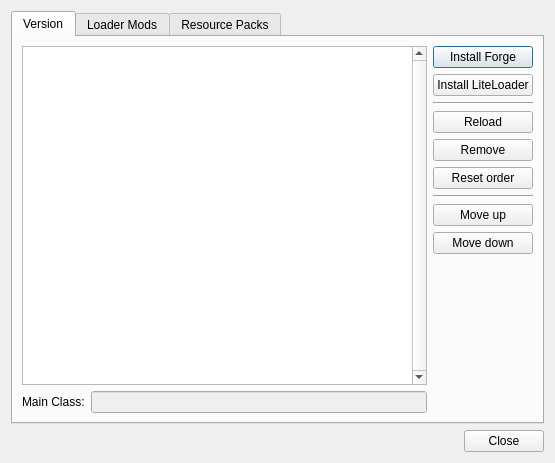
<?xml version="1.0" encoding="UTF-8"?>
<ui version="4.0">
 <class>OneSixModEditDialog</class>
 <widget class="QDialog" name="OneSixModEditDialog">
  <property name="geometry">
   <rect>
    <x>0</x>
    <y>0</y>
    <width>555</width>
    <height>463</height>
   </rect>
  </property>
  <property name="windowTitle">
   <string>Manage Mods</string>
  </property>
  <layout class="QGridLayout" name="gridLayout">
   <item row="0" column="0">
    <widget class="QTabWidget" name="tabWidget">
     <property name="enabled">
      <bool>true</bool>
     </property>
     <property name="minimumSize">
      <size>
       <width>0</width>
       <height>0</height>
      </size>
     </property>
     <property name="currentIndex">
      <number>0</number>
     </property>
     <widget class="QWidget" name="libTab">
      <attribute name="title">
       <string>Version</string>
      </attribute>
      <layout class="QHBoxLayout" name="horizontalLayout">
       <item>
        <layout class="QVBoxLayout" name="verticalLayout_10">
         <item>
          <widget class="ModListView" name="libraryTreeView">
           <property name="verticalScrollBarPolicy">
            <enum>Qt::ScrollBarAlwaysOn</enum>
           </property>
           <property name="horizontalScrollBarPolicy">
            <enum>Qt::ScrollBarAlwaysOff</enum>
           </property>
           <attribute name="headerVisible">
            <bool>false</bool>
           </attribute>
          </widget>
         </item>
         <item>
          <layout class="QHBoxLayout" name="horizontalLayout_7">
           <item>
            <widget class="QLabel" name="label">
             <property name="text">
              <string>Main Class:</string>
             </property>
            </widget>
           </item>
           <item>
            <widget class="QLineEdit" name="mainClassEdit">
             <property name="enabled">
              <bool>false</bool>
             </property>
            </widget>
           </item>
          </layout>
         </item>
        </layout>
       </item>
       <item>
        <layout class="QVBoxLayout" name="verticalLayout_4">
         <item>
          <widget class="QPushButton" name="forgeBtn">
           <property name="toolTip">
            <string>Replace any current custom version with Minecraft Forge</string>
           </property>
           <property name="text">
            <string>Install Forge</string>
           </property>
          </widget>
         </item>
         <item>
          <widget class="QPushButton" name="liteloaderBtn">
           <property name="text">
            <string>Install LiteLoader</string>
           </property>
          </widget>
         </item>
         <item>
          <widget class="Line" name="line">
           <property name="orientation">
            <enum>Qt::Horizontal</enum>
           </property>
          </widget>
         </item>
         <item>
          <widget class="QPushButton" name="reloadLibrariesBtn">
           <property name="text">
            <string>Reload</string>
           </property>
          </widget>
         </item>
         <item>
          <widget class="QPushButton" name="removeLibraryBtn">
           <property name="text">
            <string>Remove</string>
           </property>
          </widget>
         </item>
         <item>
          <widget class="QPushButton" name="resetLibraryOrderBtn">
           <property name="text">
            <string>Reset order</string>
           </property>
          </widget>
         </item>
         <item>
          <widget class="Line" name="line_2">
           <property name="orientation">
            <enum>Qt::Horizontal</enum>
           </property>
          </widget>
         </item>
         <item>
          <widget class="QPushButton" name="moveLibraryUpBtn">
           <property name="text">
            <string>Move up</string>
           </property>
          </widget>
         </item>
         <item>
          <widget class="QPushButton" name="moveLibraryDownBtn">
           <property name="text">
            <string>Move down</string>
           </property>
          </widget>
         </item>
         <item>
          <spacer name="verticalSpacer_7">
           <property name="orientation">
            <enum>Qt::Vertical</enum>
           </property>
           <property name="sizeHint" stdset="0">
            <size>
             <width>20</width>
             <height>40</height>
            </size>
           </property>
          </spacer>
         </item>
        </layout>
       </item>
      </layout>
     </widget>
     <widget class="QWidget" name="modTab">
      <attribute name="title">
       <string>Loader Mods</string>
      </attribute>
      <layout class="QVBoxLayout" name="verticalLayout_6">
       <item>
        <layout class="QHBoxLayout" name="horizontalLayout_2">
         <item>
          <layout class="QVBoxLayout" name="verticalLayout">
           <item>
            <widget class="ModListView" name="loaderModTreeView">
             <property name="sizePolicy">
              <sizepolicy hsizetype="Expanding" vsizetype="Expanding">
               <horstretch>0</horstretch>
               <verstretch>0</verstretch>
              </sizepolicy>
             </property>
             <property name="acceptDrops">
              <bool>true</bool>
             </property>
             <property name="dragDropMode">
              <enum>QAbstractItemView::DropOnly</enum>
             </property>
            </widget>
           </item>
          </layout>
         </item>
         <item>
          <layout class="QVBoxLayout" name="verticalLayout_2">
           <item>
            <widget class="QPushButton" name="addModBtn">
             <property name="text">
              <string>&amp;Add</string>
             </property>
            </widget>
           </item>
           <item>
            <widget class="QPushButton" name="addJarModBtn">
             <property name="text">
              <string>Add Jar Mod</string>
             </property>
            </widget>
           </item>
           <item>
            <widget class="QPushButton" name="rmModBtn">
             <property name="text">
              <string>&amp;Remove</string>
             </property>
            </widget>
           </item>
           <item>
            <spacer name="verticalSpacer">
             <property name="orientation">
              <enum>Qt::Vertical</enum>
             </property>
             <property name="sizeHint" stdset="0">
              <size>
               <width>20</width>
               <height>40</height>
              </size>
             </property>
            </spacer>
           </item>
           <item>
            <widget class="QPushButton" name="viewModBtn">
             <property name="text">
              <string>&amp;View Folder</string>
             </property>
            </widget>
           </item>
          </layout>
         </item>
        </layout>
       </item>
       <item>
        <widget class="MCModInfoFrame" name="frame">
         <property name="sizePolicy">
          <sizepolicy hsizetype="Preferred" vsizetype="Minimum">
           <horstretch>0</horstretch>
           <verstretch>0</verstretch>
          </sizepolicy>
         </property>
        </widget>
       </item>
      </layout>
     </widget>
     <widget class="QWidget" name="resPackTab">
      <attribute name="title">
       <string>Resource Packs</string>
      </attribute>
      <layout class="QHBoxLayout" name="horizontalLayout_3">
       <item>
        <widget class="ModListView" name="resPackTreeView">
         <property name="acceptDrops">
          <bool>true</bool>
         </property>
         <property name="dragDropMode">
          <enum>QAbstractItemView::DropOnly</enum>
         </property>
        </widget>
       </item>
       <item>
        <layout class="QVBoxLayout" name="verticalLayout_3">
         <item>
          <widget class="QPushButton" name="addResPackBtn">
           <property name="text">
            <string>&amp;Add</string>
           </property>
          </widget>
         </item>
         <item>
          <widget class="QPushButton" name="rmResPackBtn">
           <property name="text">
            <string>&amp;Remove</string>
           </property>
          </widget>
         </item>
         <item>
          <spacer name="verticalSpacer_2">
           <property name="orientation">
            <enum>Qt::Vertical</enum>
           </property>
           <property name="sizeHint" stdset="0">
            <size>
             <width>20</width>
             <height>40</height>
            </size>
           </property>
          </spacer>
         </item>
         <item>
          <widget class="QPushButton" name="viewResPackBtn">
           <property name="text">
            <string>&amp;View Folder</string>
           </property>
          </widget>
         </item>
        </layout>
       </item>
      </layout>
     </widget>
    </widget>
   </item>
   <item row="1" column="0">
    <widget class="QDialogButtonBox" name="buttonBox">
     <property name="autoFillBackground">
      <bool>false</bool>
     </property>
     <property name="standardButtons">
      <set>QDialogButtonBox::Close</set>
     </property>
    </widget>
   </item>
  </layout>
 </widget>
 <customwidgets>
  <customwidget>
   <class>ModListView</class>
   <extends>QTreeView</extends>
   <header>gui/widgets/ModListView.h</header>
  </customwidget>
  <customwidget>
   <class>MCModInfoFrame</class>
   <extends>QFrame</extends>
   <header>gui/widgets/MCModInfoFrame.h</header>
   <container>1</container>
  </customwidget>
 </customwidgets>
 <resources/>
 <connections/>
</ui>
